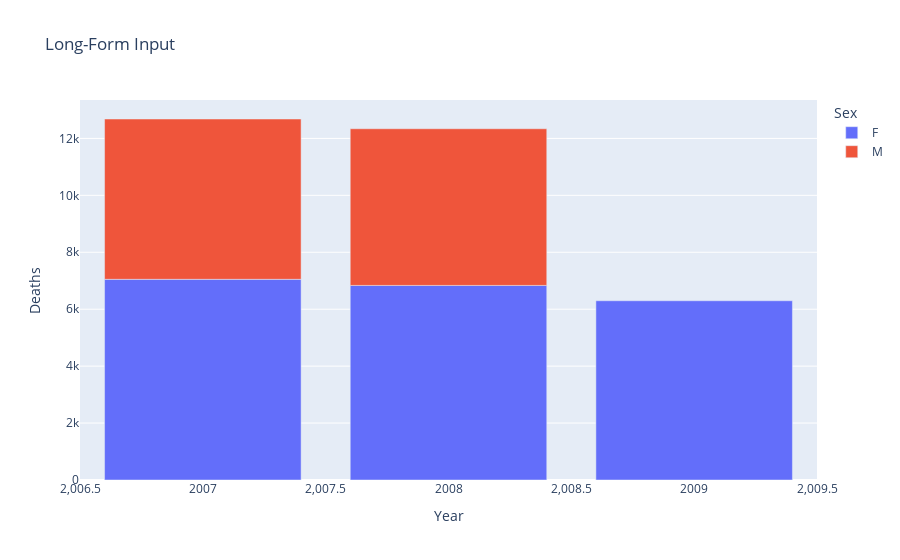

This figure's notebook cell:
### Code cell
# first visual 
px.bar(top, x="Year", y="Deaths", color="Sex", title="Deaths by Year").show()

### Figure 1 — Plotly figure (JSON) as saved in the notebook; plotly's stock layout.template omitted (floating-point values rounded to 4 significant figures)
{"data": [{"alignmentgroup": "True", "hovertemplate": "Sex=F<br>Year=%{x}<br>Deaths=%{y}<extra></extra>", "legendgroup": "F", "marker": {"color": "#636efa", "pattern": {"shape": ""}}, "name": "F", "offsetgroup": "F", "orientation": "v", "showlegend": true, "textposition": "auto", "type": "bar", "x": [2007, 2008, 2009], "xaxis": "x", "y": [7050, 6836, 6297], "yaxis": "y"}, {"alignmentgroup": "True", "hovertemplate": "Sex=M<br>Year=%{x}<br>Deaths=%{y}<extra></extra>", "legendgroup": "M", "marker": {"color": "#EF553B", "pattern": {"shape": ""}}, "name": "M", "offsetgroup": "M", "orientation": "v", "showlegend": true, "textposition": "auto", "type": "bar", "x": [2007, 2008], "xaxis": "x", "y": [5632, 5503], "yaxis": "y"}], "layout": {"barmode": "relative", "legend": {"title": {"text": "Sex"}, "tracegroupgap": 0}, "title": {"text": "Long-Form Input"}, "xaxis": {"anchor": "y", "domain": [0, 1], "title": {"text": "Year"}}, "yaxis": {"anchor": "x", "domain": [0, 1], "title": {"text": "Deaths"}}}}
